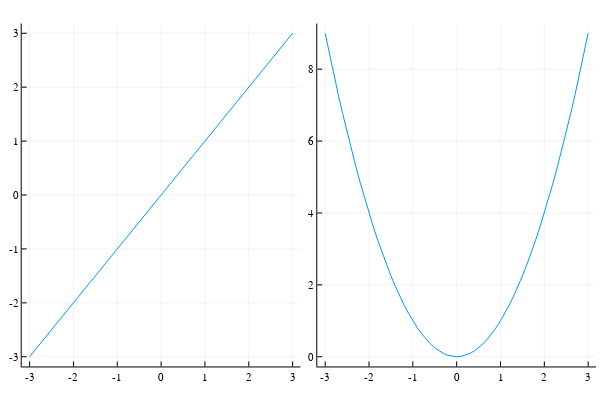

Notebook code cell kept with this figure:
### Code cell
p1 = plot(x, x)
p2 = plot(x, x.^2)
plot(p1, p2, layout=(1, 2), legend=false)

### Figure 1 — Plotly figure (JSON) as saved in the notebook; plotly's stock layout.template omitted (floating-point values rounded to 4 significant figures)
{"data": [{"colorbar": {"title": ""}, "legendgroup": "y1", "line": {"color": "rgba(0, 154, 250, 1.000)", "dash": "solid", "shape": "linear", "width": 1}, "mode": "lines", "name": "y1", "showlegend": true, "type": "scatter", "x": [-3, -2.9, -2.8, -2.7, -2.6, -2.5, -2.4, -2.3, -2.2, -2.1, -2, -1.9, -1.8, -1.7, -1.6, -1.5, -1.4, -1.3, -1.2, -1.1, -1, -0.9, -0.8, -0.7, -0.6, -0.5, -0.4, -0.3, -0.2, -0.1, 0, 0.1, 0.2, 0.3, 0.4, 0.5, 0.6, 0.7, 0.8, 0.9, 1, 1.1, 1.2, 1.3, 1.4, 1.5, 1.6, 1.7, 1.8, 1.9, 2, 2.1, 2.2, 2.3, 2.4, 2.5, 2.6, 2.7, 2.8, 2.9, 3], "xaxis": "x1", "y": [-3, -2.9, -2.8, -2.7, -2.6, -2.5, -2.4, -2.3, -2.2, -2.1, -2, -1.9, -1.8, -1.7, -1.6, -1.5, -1.4, -1.3, -1.2, -1.1, -1, -0.9, -0.8, -0.7, -0.6, -0.5, -0.4, -0.3, -0.2, -0.1, 0, 0.1, 0.2, 0.3, 0.4, 0.5, 0.6, 0.7, 0.8, 0.9, 1, 1.1, 1.2, 1.3, 1.4, 1.5, 1.6, 1.7, 1.8, 1.9, 2, 2.1, 2.2, 2.3, 2.4, 2.5, 2.6, 2.7, 2.8, 2.9, 3], "yaxis": "y1", "zmax": null, "zmin": null}, {"colorbar": {"title": ""}, "legendgroup": "y1", "line": {"color": "rgba(0, 154, 250, 1.000)", "dash": "solid", "shape": "linear", "width": 1}, "mode": "lines", "name": "y1", "showlegend": true, "type": "scatter", "x": [-3, -2.9, -2.8, -2.7, -2.6, -2.5, -2.4, -2.3, -2.2, -2.1, -2, -1.9, -1.8, -1.7, -1.6, -1.5, -1.4, -1.3, -1.2, -1.1, -1, -0.9, -0.8, -0.7, -0.6, -0.5, -0.4, -0.3, -0.2, -0.1, 0, 0.1, 0.2, 0.3, 0.4, 0.5, 0.6, 0.7, 0.8, 0.9, 1, 1.1, 1.2, 1.3, 1.4, 1.5, 1.6, 1.7, 1.8, 1.9, 2, 2.1, 2.2, 2.3, 2.4, 2.5, 2.6, 2.7, 2.8, 2.9, 3], "xaxis": "x2", "y": [9, 8.41, 7.84, 7.29, 6.76, 6.25, 5.76, 5.29, 4.84, 4.41, 4, 3.61, 3.24, 2.89, 2.56, 2.25, 1.96, 1.69, 1.44, 1.21, 1, 0.81, 0.64, 0.49, 0.36, 0.25, 0.16, 0.09, 0.04, 0.01, 0, 0.01, 0.04, 0.09, 0.16, 0.25, 0.36, 0.49, 0.64, 0.81, 1, 1.21, 1.44, 1.69, 1.96, 2.25, 2.56, 2.89, 3.24, 3.61, 4, 4.41, 4.84, 5.29, 5.76, 6.25, 6.76, 7.29, 7.84, 8.41, 9], "yaxis": "y2", "zmax": null, "zmin": null}], "layout": {"annotations": [], "height": 400, "margin": {"b": 20, "l": 0, "r": 0, "t": 20}, "paper_bgcolor": "rgba(255, 255, 255, 1.000)", "plot_bgcolor": "rgba(255, 255, 255, 1.000)", "showlegend": false, "width": 600, "xaxis1": {"anchor": "y1", "domain": [0.03619, 0.5008], "gridcolor": "rgba(0, 0, 0, 0.100)", "gridwidth": 0.5, "linecolor": "rgba(0, 0, 0, 1.000)", "mirror": false, "range": [-3.18, 3.18], "showgrid": true, "showline": true, "showticklabels": true, "tickangle": 0, "tickcolor": "rgb(0, 0, 0)", "tickfont": {"color": "rgba(0, 0, 0, 1.000)", "family": "sans-serif", "size": 11}, "tickmode": "array", "ticks": "inside", "ticktext": ["-3", "-2", "-1", "0", "1", "2", "3"], "tickvals": [-3, -2, -1, 0, 1, 2, 3], "title": "", "titlefont": {"color": "rgba(0, 0, 0, 1.000)", "family": "sans-serif", "size": 15}, "type": "-", "visible": true, "zeroline": false, "zerolinecolor": "rgba(0, 0, 0, 1.000)"}, "xaxis2": {"anchor": "y2", "domain": [0.5288, 0.9934], "gridcolor": "rgba(0, 0, 0, 0.100)", "gridwidth": 0.5, "linecolor": "rgba(0, 0, 0, 1.000)", "mirror": false, "range": [-3.18, 3.18], "showgrid": true, "showline": true, "showticklabels": true, "tickangle": 0, "tickcolor": "rgb(0, 0, 0)", "tickfont": {"color": "rgba(0, 0, 0, 1.000)", "family": "sans-serif", "size": 11}, "tickmode": "array", "ticks": "inside", "ticktext": ["-3", "-2", "-1", "0", "1", "2", "3"], "tickvals": [-3, -2, -1, 0, 1, 2, 3], "title": "", "titlefont": {"color": "rgba(0, 0, 0, 1.000)", "family": "sans-serif", "size": 15}, "type": "-", "visible": true, "zeroline": false, "zerolinecolor": "rgba(0, 0, 0, 1.000)"}, "yaxis1": {"anchor": "x1", "domain": [0.03762, 0.9902], "gridcolor": "rgba(0, 0, 0, 0.100)", "gridwidth": 0.5, "linecolor": "rgba(0, 0, 0, 1.000)", "mirror": false, "range": [-3.18, 3.18], "showgrid": true, "showline": true, "showticklabels": true, "tickangle": 0, "tickcolor": "rgb(0, 0, 0)", "tickfont": {"color": "rgba(0, 0, 0, 1.000)", "family": "sans-serif", "size": 11}, "tickmode": "array", "ticks": "inside", "ticktext": ["-3", "-2", "-1", "0", "1", "2", "3"], "tickvals": [-3, -2, -1, 0, 1, 2, 3], "title": "", "titlefont": {"color": "rgba(0, 0, 0, 1.000)", "family": "sans-serif", "size": 15}, "type": "-", "visible": true, "zeroline": false, "zerolinecolor": "rgba(0, 0, 0, 1.000)"}, "yaxis2": {"anchor": "x2", "domain": [0.03762, 0.9902], "gridcolor": "rgba(0, 0, 0, 0.100)", "gridwidth": 0.5, "linecolor": "rgba(0, 0, 0, 1.000)", "mirror": false, "range": [-0.27, 9.27], "showgrid": true, "showline": true, "showticklabels": true, "tickangle": 0, "tickcolor": "rgb(0, 0, 0)", "tickfont": {"color": "rgba(0, 0, 0, 1.000)", "family": "sans-serif", "size": 11}, "tickmode": "array", "ticks": "inside", "ticktext": ["0", "2", "4", "6", "8"], "tickvals": [0, 2, 4, 6, 8], "title": "", "titlefont": {"color": "rgba(0, 0, 0, 1.000)", "family": "sans-serif", "size": 15}, "type": "-", "visible": true, "zeroline": false, "zerolinecolor": "rgba(0, 0, 0, 1.000)"}}}
